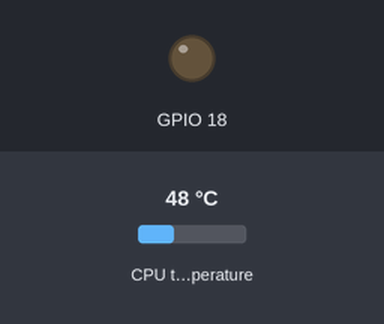
This program was run on a simulated Raspberry Pi (BCM pin numbers). On the bench: output pins drawn as LEDs (lit = HIGH). The test bench sets the inputs (shaded band); at power-on: CPU temperature 48 °C. System figures (address, load, memory, disk, uptime) are fixed made-up values; what the program prints to the terminal is not drawn.

Above: at 1.2 s.
1.3 s: CPU temperature set to 68 °C
7.3 s: CPU temperature set to 71 °C
At 10.7 s:
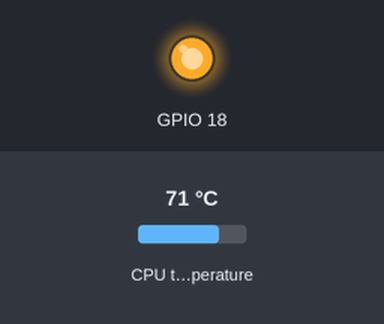
Timing chart, 0 to 12.2 s (numbered marks = the images above; inputs shaded):
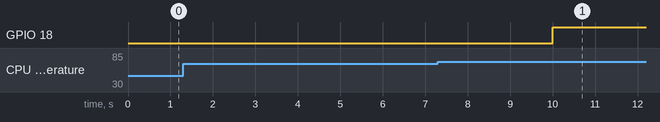

Measured:
- the behaviour switches between 69 and 70 °C on CPU temperature (found by bisection; images 0 and 1)
- after the input at 1.3 s, every drawn part: stays the same
- after the input at 7.3 s, GPIO 18: LOW → HIGH after 2.7 s

The program:

fan_control.py
```python
#!/usr/bin/env python3
"""
Fan Control - Automatic temperature-based fan control
Usage: python3 fan_control.py [--pin 18] [--on 70] [--off 60] [--pwm]
"""

import argparse
import sys
import time
from pathlib import Path

# Check if running on actual Pi
def is_raspberry_pi():
    try:
        with open('/proc/cpuinfo', 'r') as f:
            return 'BCM' in f.read() or 'Raspberry' in f.read()
    except:
        return False

def get_cpu_temp():
    """Read CPU temperature"""
    try:
        with open('/sys/class/thermal/thermal_zone0/temp', 'r') as f:
            return int(f.read().strip()) / 1000.0
    except:
        return None

def main():
    parser = argparse.ArgumentParser(description='Automatic fan control')
    parser.add_argument('--pin', type=int, default=18,
                       help='GPIO pin for fan (default: 18)')
    parser.add_argument('--on', type=float, default=70.0,
                       help='Temperature to turn fan ON (default: 70°C)')
    parser.add_argument('--off', type=float, default=60.0,
                       help='Temperature to turn fan OFF (default: 60°C)')
    parser.add_argument('--pwm', action='store_true',
                       help='Use PWM for variable speed control')
    parser.add_argument('--interval', type=int, default=5,
                       help='Check interval in seconds (default: 5)')
    args = parser.parse_args()

    if args.off >= args.on:
        print("Error: --off temperature must be lower than --on temperature")
        sys.exit(1)

    IS_PI = is_raspberry_pi()

    if IS_PI:
        try:
            from gpiozero import OutputDevice, PWMOutputDevice

            if args.pwm:
                fan = PWMOutputDevice(args.pin)
                print(f"🌀 PWM Fan control on GPIO {args.pin}")
            else:
                fan = OutputDevice(args.pin)
                print(f"🔌 Binary fan control on GPIO {args.pin}")

        except ImportError:
            print("Error: gpiozero not installed. Run: pip3 install gpiozero")
            sys.exit(1)
        except Exception as e:
            print(f"Error initializing GPIO: {e}")
            sys.exit(1)
    else:
        print("⚠️  Not running on Raspberry Pi - SIMULATION MODE")
        fan = None

    print(f"   Turn ON at: {args.on}°C")
    print(f"   Turn OFF at: {args.off}°C")
    print(f"   Check interval: {args.interval}s")
    print(f"   Press Ctrl+C to stop\n")

    fan_on = False

    try:
        while True:
            temp = get_cpu_temp()

            if temp is None:
                print("Failed to read temperature")
                time.sleep(args.interval)
                continue

            # Determine fan state
            if not fan_on and temp >= args.on:
                fan_on = True
                if fan:
                    if args.pwm:
                        # Start at 50%, increase with temp
                        speed = min(1.0, 0.5 + (temp - args.on) / 20)
                        fan.value = speed
                        print(f"🌡️  {temp:.1f}°C | Fan ON at {speed*100:.0f}% speed")
                    else:
                        fan.on()
                        print(f"🌡️  {temp:.1f}°C | Fan ON")
                else:
                    print(f"🌡️  {temp:.1f}°C | [SIM] Fan ON")

            elif fan_on and temp <= args.off:
                fan_on = False
                if fan:
                    if args.pwm:
                        fan.value = 0
                    else:
                        fan.off()
                print(f"🌡️  {temp:.1f}°C | Fan OFF")

            elif fan_on and args.pwm and fan:
                # Adjust PWM speed based on temperature
                speed = min(1.0, 0.4 + (temp - args.off) / 25)
                if abs(fan.value - speed) > 0.1:  # Only update if significant change
                    fan.value = speed
                    print(f"🌡️  {temp:.1f}°C | Fan speed: {speed*100:.0f}%")

            else:
                status = "🟢" if temp < 60 else "🟡" if temp < 75 else "🔴"
                print(f"{status} {temp:.1f}°C | Fan {'ON' if fan_on else 'OFF'}")

            time.sleep(args.interval)

    except KeyboardInterrupt:
        print("\n🛑 Stopping fan control")
        if fan:
            if args.pwm:
                fan.value = 0
            else:
                fan.off()
        print("   Fan turned off")

if __name__ == '__main__':
    main()
```
